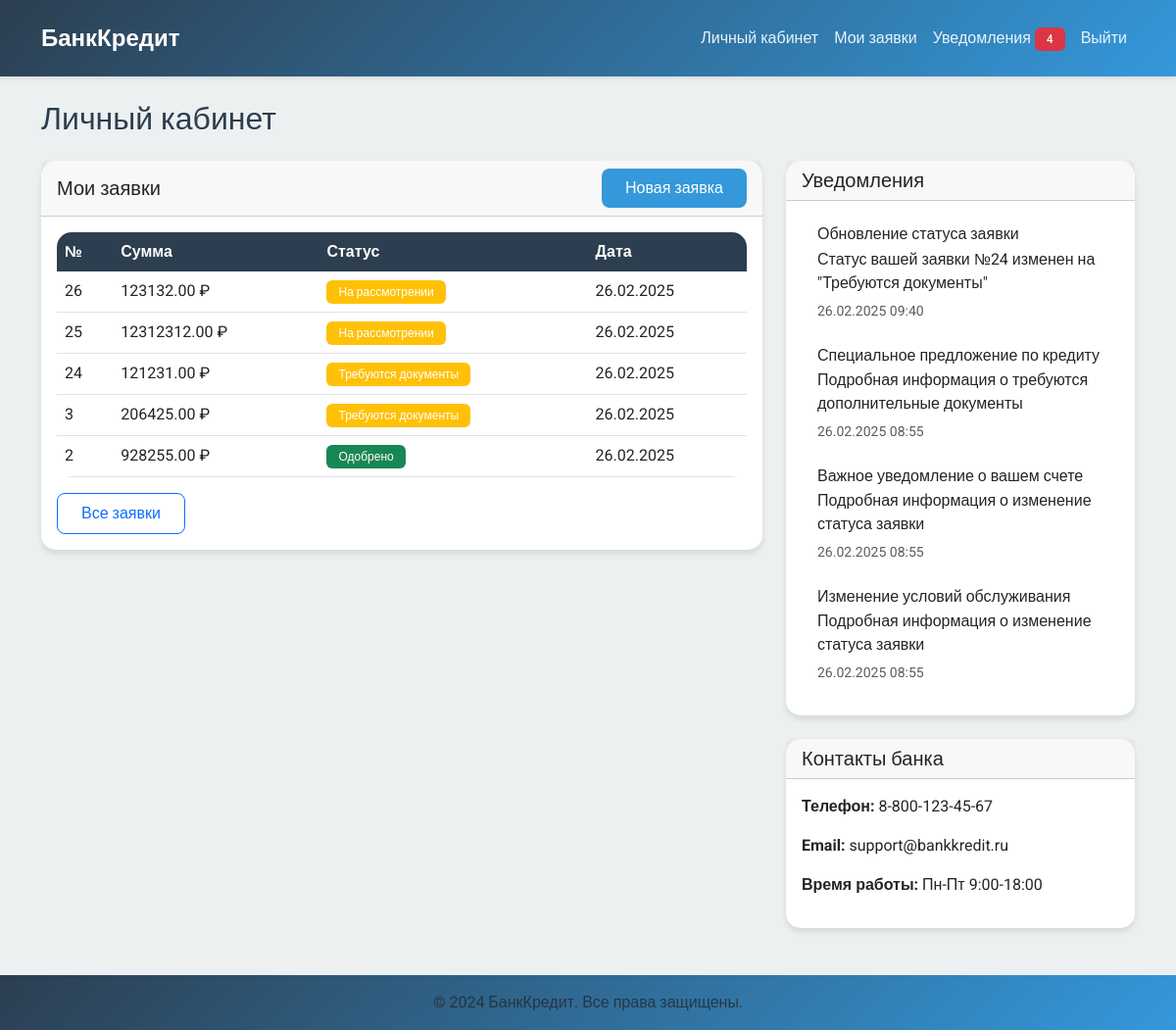
The page /client/ (signed in) on the database its author committed.
### main/models.py (models this page shows, shortened)
class User(AbstractUser):
    ROLE_CHOICES = [
        ('client', 'Клиент банка'),
        ('referrer', 'Референт по кредитованию'),
        ('admin', 'Системный администратор'),
    ]
    role = models.CharField(
        max_length=10,
        choices=ROLE_CHOICES,
        default='client',
        verbose_name='Роль'
    )
    phone = models.CharField(
        max_length=15,
        blank=True,
        verbose_name='Телефон'
    )
    groups = models.ManyToManyField(
        'auth.Group',
        verbose_name='groups',
        blank=True,
        help_text='The groups this user belongs to.',
        related_name='custom_user_set',
        related_query_name='custom_user'
    )
    user_permissions = models.ManyToManyField(
        'auth.Permission',
        verbose_name='user permissions',
        blank=True,
        help_text='Specific permissions for this user.',
        related_name='custom_user_set',
        related_query_name='custom_user'
    )
    def get_unread_notifications_count(self):
        return self.notifications.filter(is_read=False).count()
    class Meta:
        verbose_name = 'Пользователь'
        verbose_name_plural = 'Пользователи'

class CreditApplication(models.Model):
    STATUS_CHOICES = [
        ('pending', 'На рассмотрении'),
        ('documents_required', 'Требуются документы'),
        ('under_review', 'Проверка документов'),
        ('approved', 'Одобрено'),
        ('rejected', 'Отклонено'),
    ]
    client = models.ForeignKey(
        User,
        on_delete=models.CASCADE,
        related_name='applications',
        verbose_name='Клиент'
    )
    amount = models.DecimalField(
        max_digits=10,
        decimal_places=2,
        verbose_name='Сумма кредита'
    )
    term_months = models.IntegerField(verbose_name='Срок (месяцев)')
    purpose = models.TextField(verbose_name='Цель кредита')
    status = models.CharField(
        max_length=20,
        choices=STATUS_CHOICES,
        default='pending',
        verbose_name='Статус'
    )
    referrer = models.ForeignKey(
        User,
        on_delete=models.SET_NULL,
        null=True,
        related_name='reviewed_applications',
        verbose_name='Референт'
    )
    created_at = models.DateTimeField(
        auto_now_add=True,
        verbose_name='Дата создания'
    )
    updated_at = models.DateTimeField(
        auto_now=True,
        verbose_name='Дата обновления'
    )
    class Meta:
        verbose_name = 'Заявка на кредит'
        verbose_name_plural = 'Заявки на кредит'
        ordering = ['-created_at']

class Notification(models.Model):
    user = models.ForeignKey(
        User,
        on_delete=models.CASCADE,
        related_name='notifications',
        verbose_name='Пользователь'
    )
    title = models.CharField(
        max_length=200,
        verbose_name='Заголовок'
    )
    message = models.TextField(verbose_name='Сообщение')
    is_read = models.BooleanField(
        default=False,
        verbose_name='Прочитано'
    )
    created_at = models.DateTimeField(
        auto_now_add=True,
        verbose_name='Дата создания'
    )
    class Meta:
        verbose_name = 'Уведомление'
        verbose_name_plural = 'Уведомления'
        ordering = ['-created_at']

### main/views.py (the view)
# urls.py: path('client/', views.ClientDashboardView.as_view(), name='client_dashboard'),
class ClientDashboardView(LoginRequiredMixin, UserPassesTestMixin, TemplateView):
    template_name = 'main/client/dashboard.html'
    def test_func(self):
        return self.request.user.role == 'client'
    def get_context_data(self, **kwargs):
        context = super().get_context_data(**kwargs)
        context['applications'] = self.request.user.applications.all()[:5]
        context['notifications'] = self.request.user.notifications.filter(is_read=False)[:5]
        return context

### main/templates/main/client/dashboard.html (shortened to what this page needs)
{% extends 'main/base.html' %}
{% block content %}
<h2 class="mb-4">Личный кабинет</h2>
<div class="row">
    <div class="col-md-8">
        <div class="card mb-4">
            <div class="card-header d-flex justify-content-between align-items-center">
                <h5 class="mb-0">Мои заявки</h5>
                <a href="{% url 'client_application_create' %}" class="btn btn-primary">Новая заявка</a>
            </div>
            <div class="card-body">
                {% if applications %}
                    <div class="table-responsive">
                        <table class="table">
                            <thead>
                                <tr>
                                    <th>№</th>
                                    <th>Сумма</th>
                                    <th>Статус</th>
                                    <th>Дата</th>
                                </tr>
                            </thead>
                            <tbody>
                                {% for app in applications %}
                                    <tr>
                                        <td>{{ app.id }}</td>
                                        <td>{{ app.amount }} ₽</td>
                                        <td>
                                            <span class="badge {% if app.status == 'approved' %}bg-success
                                                {% elif app.status == 'rejected' %}bg-danger
                                                {% else %}bg-warning{% endif %}">
                                                {{ app.get_status_display }}
                                            </span>
                                        </td>
                                        <td>{{ app.created_at|date:"d.m.Y" }}</td>
                                    </tr>
                                {% endfor %}
                            </tbody>
                        </table>
                    </div>
                    <a href="{% url 'client_applications' %}" class="btn btn-outline-primary">Все заявки</a>
                {% else %}
                    <p class="text-muted">У вас пока нет заявок на кредит</p>
                {% endif %}
            </div>
        </div>
    </div>
    <div class="col-md-4">
        <div class="card mb-4">
            <div class="card-header">
                <h5 class="mb-0">Уведомления</h5>
            </div>
            <div class="card-body">
                {% if notifications %}
                    <div class="list-group list-group-flush">
                        {% for notification in notifications %}
                            <div class="list-group-item">
                                <h6 class="mb-1">{{ notification.title }}</h6>
                                <p class="mb-1">{{ notification.message }}</p>
                                <small class="text-muted">{{ notification.created_at|date:"d.m.Y H:i" }}</small>
                            </div>
                        {% endfor %}
                    </div>
                {% else %}
                    <p class="text-muted">Нет новых уведомлений</p>
                {% endif %}
            </div>
        </div>
        <div class="card">
            <div class="card-header">
                <h5 class="mb-0">Контакты банка</h5>
            </div>
            <div class="card-body">
                <p><strong>Телефон:</strong> 8-800-123-45-67</p>
                <p><strong>Email:</strong> support@bankkredit.ru</p>
                <p><strong>Время работы:</strong> Пн-Пт 9:00-18:00</p>
            </div>
        </div>
    </div>
</div>
{% endblock %}

### main/templates/main/base.html (shortened to what this page needs)
{% load static %}
<!DOCTYPE html>
<html lang="ru">
<head>
    <link href="https://cdn.jsdelivr.net/npm/bootstrap@5.3.0/dist/css/bootstrap.min.css" rel="stylesheet">
    <link href="https://cdnjs.cloudflare.com/ajax/libs/font-awesome/6.0.0/css/all.min.css" rel="stylesheet">
    <link href="{% static 'css/style.css' %}" rel="stylesheet">
</head>
<body>
    <nav class="navbar navbar-expand-lg navbar-dark bg-dark">
        <div class="container">
            <a class="navbar-brand" href="{% url 'index' %}">БанкКредит</a>
            <div class="collapse navbar-collapse" id="navbarNav">
                <ul class="navbar-nav ms-auto">
                    {% if user.is_authenticated %}
                        {% if user.role == 'client' %}
                            <li class="nav-item">
                                <a class="nav-link" href="{% url 'client_dashboard' %}">Личный кабинет</a>
                            </li>
                            <li class="nav-item">
                                <a class="nav-link" href="{% url 'client_applications' %}">Мои заявки</a>
                            </li>
                        {% endif %}
                        <li class="nav-item">
                            <a class="nav-link" href="{% url 'notifications' %}">
                                Уведомления
                                {% if user.get_unread_notifications_count > 0 %}
                                    <span class="badge bg-danger">{{ user.get_unread_notifications_count }}</span>
                                {% endif %}
                            </a>
                        </li>
                        <li class="nav-item">
                            <form method="post" action="{% url 'logout' %}" class="d-inline">
                                <button type="submit" class="btn btn-link nav-link">Выйти</button>
                            </form>
                        </li>
                    {% endif %}
                </ul>
            </div>
        </div>
    </nav>
    <div class="container mt-4">
        {% block content %}{% endblock %}
    </div>
    <footer class="footer mt-5 py-3 bg-dark">
        <div class="container text-center">
            <span class="text-muted">© 2024 БанкКредит. Все права защищены.</span>
        </div>
    </footer>
</body>
</html>

### main/static/css/style.css (style rules this page uses)
:root { --primary-color: #2c3e50; --secondary-color: #3498db; --accent-color: #e74c3c; --background-color: #ecf0f1; --text-color: #2c3e50; --success-color: #27ae60; --warning-color: #f1c40f; }
body { background-color: var(--background-color); color: var(--text-color); font-family: 'Roboto', sans-serif; }
.card { border: none; border-radius: 15px; box-shadow: 0 4px 6px rgba(0, 0, 0, 0.1); }
.navbar { background: linear-gradient(135deg, var(--primary-color), var(--secondary-color)); box-shadow: 0 2px 4px rgba(0, 0, 0, 0.1); padding: 1rem 0; }
.navbar-brand { font-weight: 700; font-size: 1.5rem; color: white !important; }
.nav-link { color: rgba(255, 255, 255, 0.9) !important; transition: color 0.3s ease; }
.btn { border-radius: 8px; padding: 0.5rem 1.5rem; transition: background-color 0.3s ease; font-weight: 500; }
.btn-primary { background: var(--secondary-color); border: none; }
.table { background: white; border-radius: 15px; overflow: hidden; }
.table thead th { background: var(--primary-color); color: white; border: none; }
.badge { padding: 0.5em 1em; border-radius: 6px; font-weight: 500; }
.list-group-item { border: none; margin-bottom: 0.5rem; border-radius: 8px !important; }
.footer { background: linear-gradient(135deg, var(--primary-color), var(--secondary-color)); color: white; padding: 2rem 0; margin-top: 3rem; }

### rows shown on the page
User: get_unread_notifications_count "4"
CreditApplication: id "26", amount "123132.00", status "На рассмотрении", created_at "26.02.2025"
CreditApplication: id "25", amount "12312312.00", status "На рассмотрении", created_at "26.02.2025"
CreditApplication: id "24", amount "121231.00", status "Требуются документы", created_at "26.02.2025"
CreditApplication: id "3", amount "206425.00", status "Требуются документы", created_at "26.02.2025"
CreditApplication: id "2", amount "928255.00", status "Одобрено", created_at "26.02.2025"
Notification: title "Обновление статуса заявки", message "Статус вашей заявки №24 изменен на \"Требуются документы\"", created_at "26.02.2025 09:40"
Notification: title "Специальное предложение по кредиту", message "Подробная информация о требуются дополнительные документы", created_at "26.02.2025 08:55"
Notification: title "Важное уведомление о вашем счете", message "Подробная информация о изменение статуса заявки", created_at "26.02.2025 08:55"
Notification: title "Изменение условий обслуживания", message "Подробная информация о изменение статуса заявки", created_at "26.02.2025 08:55"
